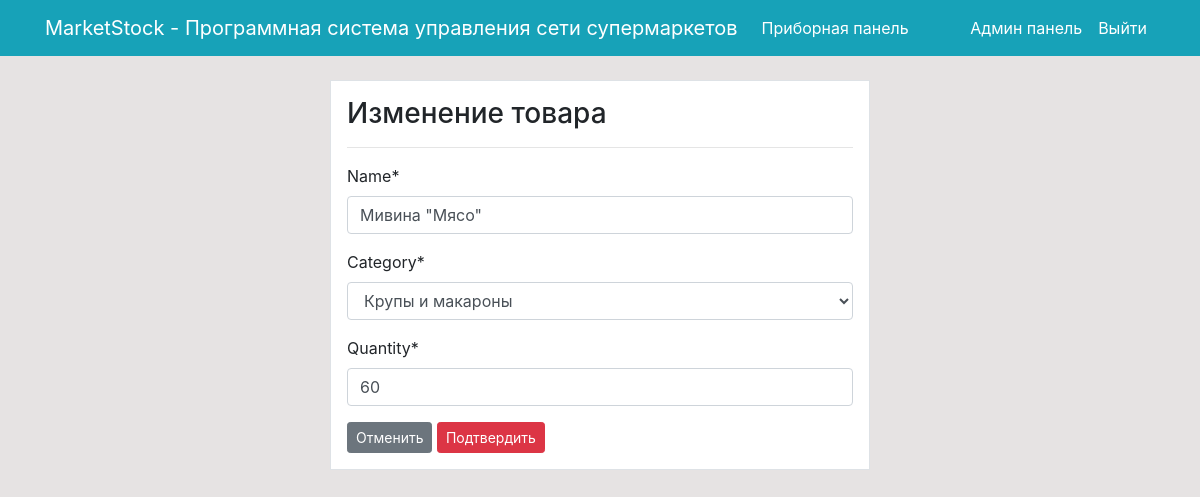
/products/edit/2/ (signed in), run on an earlier commit of the app's database.
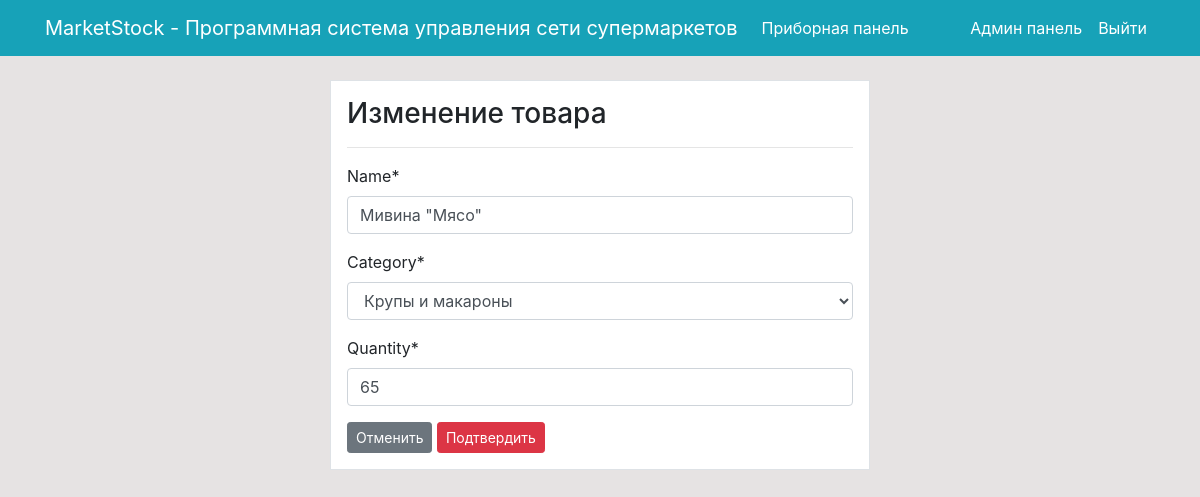
And on a later commit of the database.
### dashboard/models.py (models this page shows, shortened)
class Product(models.Model):
    name = models.CharField(max_length=100, null=True)
    category = models.CharField(max_length=20 , choices=CATEGORY, null=True)
    quantity = models.PositiveIntegerField(null=True)

### dashboard/views.py (the view)
# urls.py: path('products/edit/<int:pk>/', dashboard.views.product_edit, name='Изменить продукт'),
@login_required(login_url='Вход')
def product_edit(request, pk):
    item = Product.objects.get(id=pk)
    if request.method == 'POST':
        form = ProductForm(request.POST, instance=item)
        if form.is_valid():
            form.save()
            return redirect('Продукты')
    else:
        form = ProductForm(instance=item)
    context = {
        'form': form,
    }
    return render(request, 'dashboard/product_edit.html', context)

### dashboard/forms.py
class ProductForm(forms.ModelForm):
    class Meta:
        model = Product
        fields = '__all__'

### templates/dashboard/product_edit.html (shortened to what this page needs)
{% extends 'partials/base.html' %}
{% load crispy_forms_tags %}
{% block content %}
<div class="row my-4">
    <div class="col-md-6 offset-md-3">
        <div class="border p-3 bg-white">
            <h3>Изменение товара</h3>
            <hr>
            <form method="POST">
                {{ form | crispy }}
                <a class="btn btn-secondary btn-sm" href="{% url 'Продукты' %}">Отменить</a>
                <input class="btn btn-danger btn-sm" type="submit" value="Подтвердить">
            </form>
        </div>
    </div>
</div>
{% endblock %}

What changed in the data, as far as the page shows it:
changed Product "Мивина \"Мясо\"": quantity "60" → "65"
